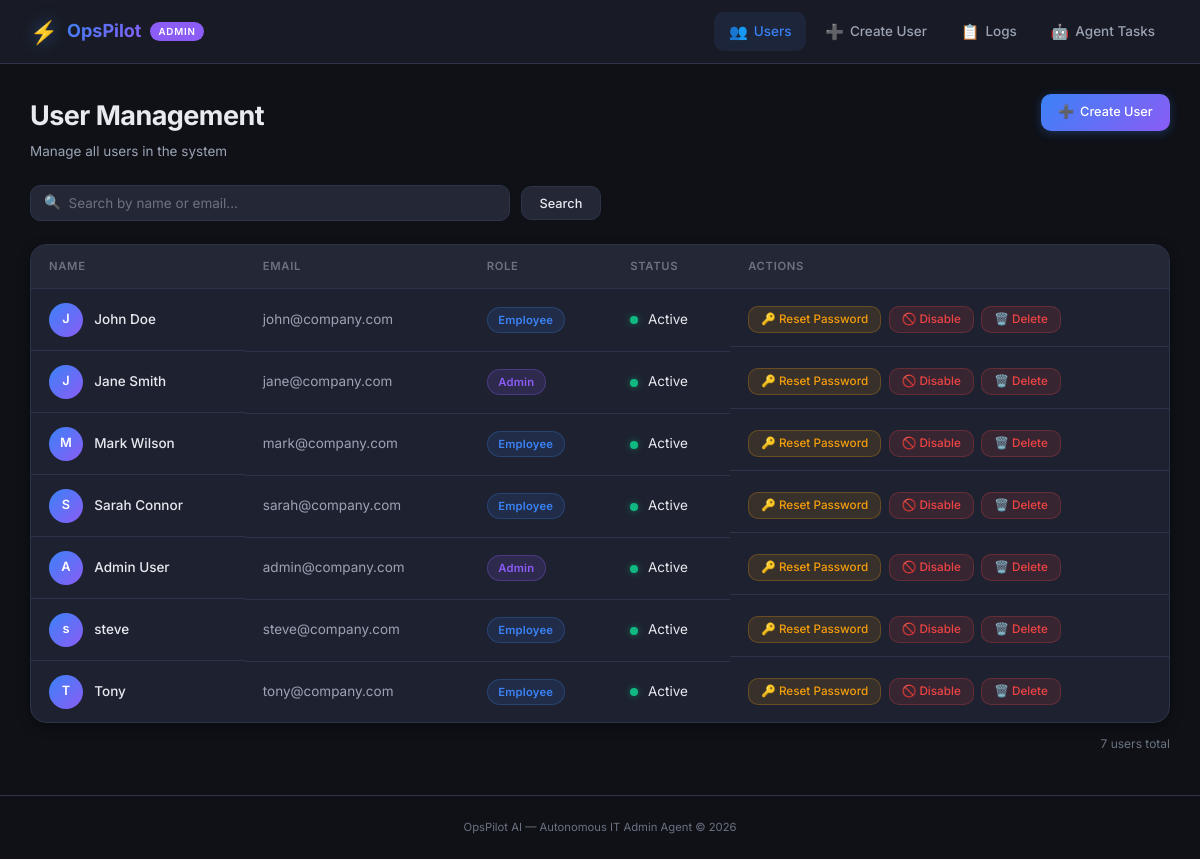
/users, run on an earlier commit of the app's database.
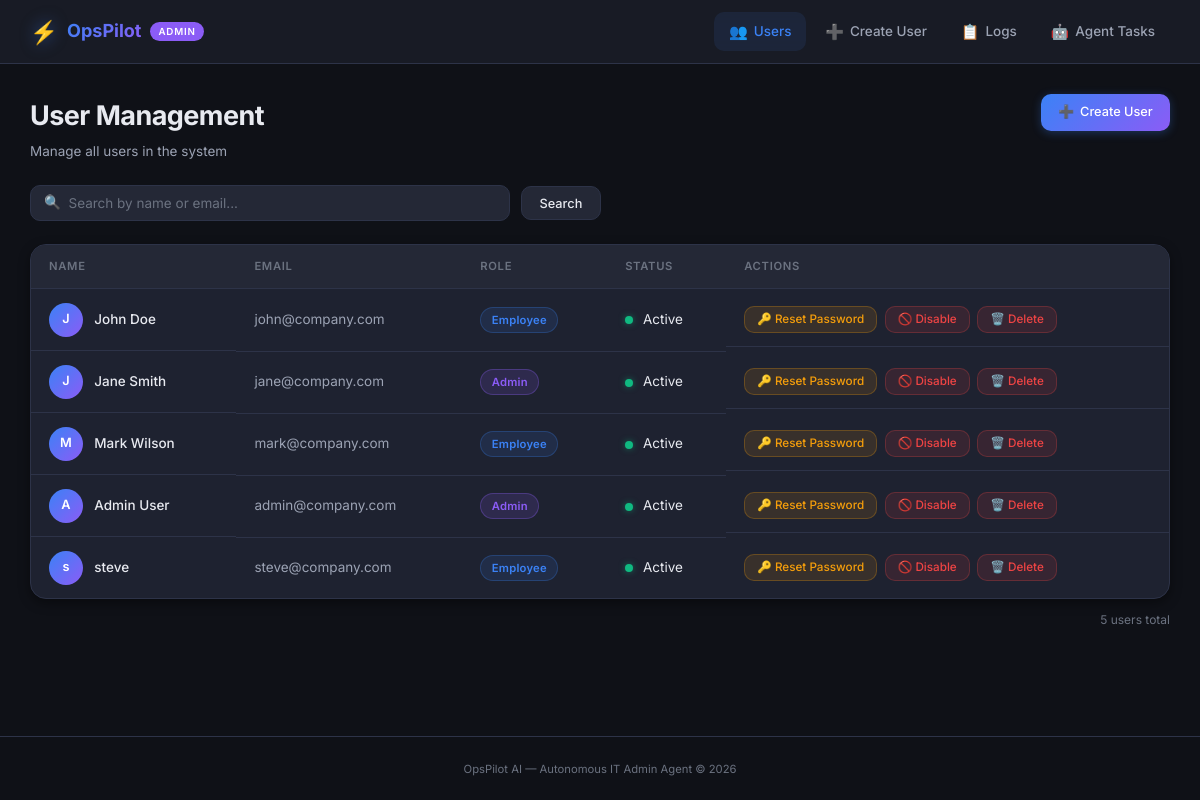
And on a later commit of the database.
### tables this page shows
CREATE TABLE users (
                id INTEGER PRIMARY KEY AUTOINCREMENT,
                name TEXT NOT NULL,
                email TEXT UNIQUE NOT NULL,
                role TEXT NOT NULL DEFAULT 'Employee',
                status TEXT NOT NULL DEFAULT 'Active',
                created_at TEXT NOT NULL DEFAULT (datetime('now'))
            );

### admin_panel/main.py (the view)
@app.get("/users", response_class=HTMLResponse)
async def users_page(request: Request, q: str = "", message: str = "", msg_type: str = "success"):
    users = await get_all_users(query=q if q else None)
    return templates.TemplateResponse("users.html", {
        "request": request,
        "users": users,
        "search_query": q,
        "message": message,
        "msg_type": msg_type,
    })

### admin_panel/templates/users.html (shortened to what the changed rows need)
{% extends "base.html" %}
{% block content %}
<div class="page-header">
    <div class="page-header-left">
        <h1 data-testid="page-title">User Management</h1>
    </div>
</div>
<div class="table-wrapper">
    <table class="data-table" data-testid="users-table">
        <thead>
            <tr>
                <th>Name</th>
                <th>Email</th>
                <th>Role</th>
                <th>Status</th>
                <th>Actions</th>
            </tr>
        </thead>
        <tbody>
            {% if users %}
                {% for user in users %}
                <tr class="table-row" data-testid="user-row-{{ user.email }}">
                    <td class="cell-name">
                        <div class="user-avatar">{{ user.name[0] }}</div>
                        <span>{{ user.name }}</span>
                    </td>
                    <td class="cell-email" data-testid="user-email-{{ user.email }}">{{ user.email }}</td>
                    <td>
                        <span class="badge badge-{{ user.role | lower }}" data-testid="user-role-{{ user.email }}">
                            {{ user.role }}
                        </span>
                    </td>
                    <td>
                        <span class="status-dot status-{{ user.status | lower }}"></span>
                        <span data-testid="user-status-{{ user.email }}">{{ user.status }}</span>
                    </td>
                    <td class="cell-actions">
                        <form method="post" action="/reset-password/{{ user.id }}" class="inline-form">
                            <button
                                type="submit"
                                class="btn btn-sm btn-warning"
                                data-testid="reset-btn-{{ user.email }}"
                                data-confirm="Are you sure you want to reset the password for {{ user.name }}?"
                            >
                                🔑 Reset Password
                            </button>
                        </form>
                        {% if user.status == 'Active' %}
                        <form method="post" action="/disable-user/{{ user.id }}" class="inline-form">
                            <button
                                type="submit"
                                class="btn btn-sm btn-danger"
                                data-testid="disable-btn-{{ user.email }}"
                                data-confirm="Are you sure you want to disable {{ user.name }}? This action cannot be undone."
                            >
                                🚫 Disable
                            </button>
                        </form>
                        <form method="post" action="/delete-user/{{ user.id }}" class="inline-form">
                            <button
                                type="submit"
                                class="btn btn-sm btn-danger"
                                data-testid="delete-btn-{{ user.email }}"
                                data-confirm="Are you sure you want to permanently delete {{ user.name }}? This action cannot be undone."
                            >
                                🗑️ Delete
                            </button>
                        </form>
                        {% endif %}
                    </td>
                </tr>
                {% endfor %}
            {% endif %}
        </tbody>
    </table>
</div>
<div class="table-footer">
    <span class="user-count" data-testid="user-count">{{ users | length }} user{{ 's' if users | length != 1 else '' }} total</span>
</div>
{% endblock %}

What changed in the data, as far as the page shows it:
removed users: name "S", name "Sarah Connor", email "sarah@company.com", role "Employee", status "Active"
removed users: name "T", name "Tony", email "tony@company.com", role "Employee", status "Active"
Also different on the page:
{{ users | length }}: "7" → "5"
